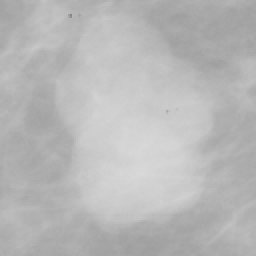
#> input picture Computer Vision/original.png, 128 x 128 px (shown 2 times larger)
$ python 'salt&pepper.py'
#> lines starting #> are read from the running program, lines starting #| are printed output that depends on the picture
# -*- coding: utf-8 -*-
"""
Created on Mon Oct 26 10:22:32 2020

@author: emnas
"""
import numpy as np
import random
import cv2
img = cv2.imread('original.png',0)
#> img is the input picture: shape (128, 128); min 134, max 217, mean 183.9

def salt_pepper(img):
    noisy_img = np.zeros(img.shape,np.uint8)
    prob_of_noise=0.08
    thres = 1 - prob_of_noise
    r,c = img.shape
#> r = 128; c = 128
    for i in range(r):
        for j in range(c):
            random_no = random.random()
            if random_no < prob_of_noise:
                noisy_img[i][j] = 0
            elif random_no > thres:
                noisy_img[i][j] = 255
            else:
                noisy_img[i][j] = img[i][j]
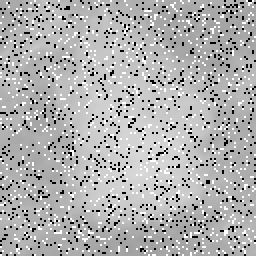
#> noisy_img: shape (128, 128) (shown 2 times larger); min 0, max 255, mean 174.3
    return noisy_img
noisy_img=salt_pepper(img);
cv2.imshow('salt_pepper_noise',noisy_img)
cv2.waitKey(0)
cv2.destroyAllWindows()
